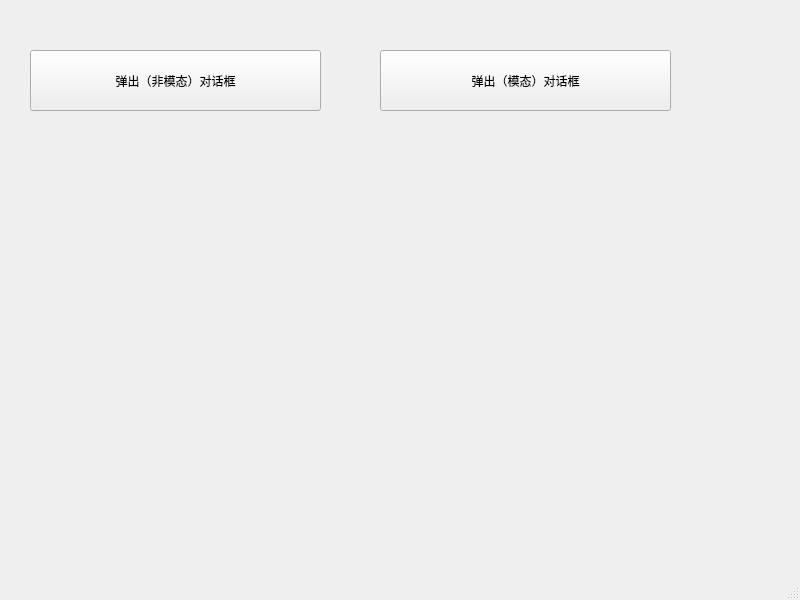
<?xml version="1.0" encoding="UTF-8"?>
<ui version="4.0">
 <class>MainWindow</class>
 <widget class="QMainWindow" name="MainWindow">
  <property name="geometry">
   <rect>
    <x>0</x>
    <y>0</y>
    <width>800</width>
    <height>600</height>
   </rect>
  </property>
  <property name="windowTitle">
   <string>MainWindow</string>
  </property>
  <widget class="QWidget" name="centralwidget">
   <widget class="QPushButton" name="pushButton">
    <property name="geometry">
     <rect>
      <x>30</x>
      <y>50</y>
      <width>291</width>
      <height>61</height>
     </rect>
    </property>
    <property name="text">
     <string>弹出（非模态）对话框</string>
    </property>
   </widget>
   <widget class="QPushButton" name="pushButton_2">
    <property name="geometry">
     <rect>
      <x>380</x>
      <y>50</y>
      <width>291</width>
      <height>61</height>
     </rect>
    </property>
    <property name="text">
     <string>弹出（模态）对话框</string>
    </property>
   </widget>
  </widget>
  <widget class="QStatusBar" name="statusBar"/>
  <widget class="QMenuBar" name="menuBar">
   <property name="geometry">
    <rect>
     <x>0</x>
     <y>0</y>
     <width>800</width>
     <height>21</height>
    </rect>
   </property>
  </widget>
 </widget>
 <resources/>
 <connections/>
</ui>
